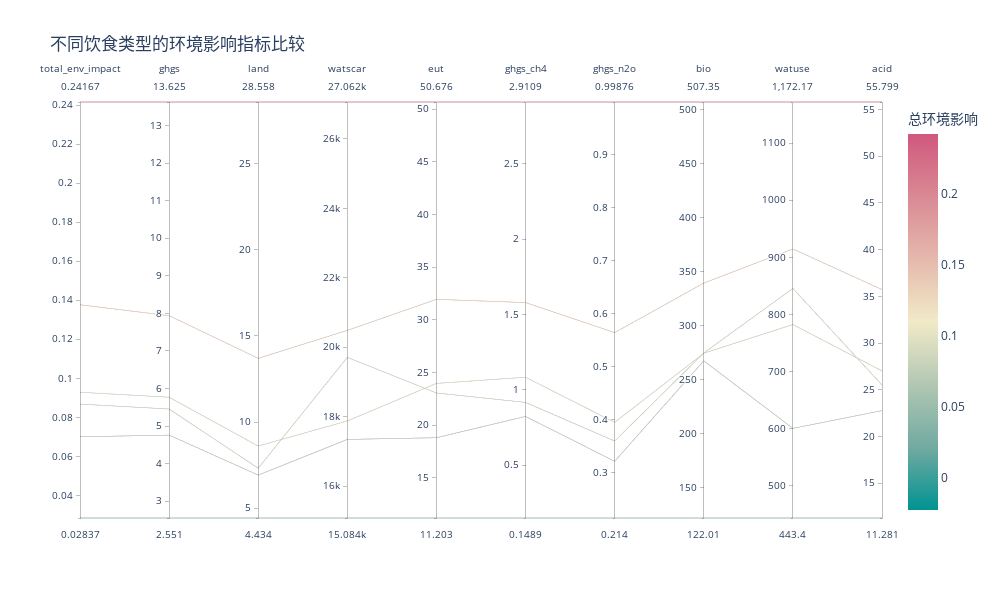

Notebook code for this chart:
### Markdown cell above
### 多环境指标的综合分析

### Code cell
# 准备平行坐标图数据
parallel_data = diet_impact.copy()

# 计算原始环境指标在各饮食类型间的平均值
# 选择需要展示的列
display_cols = ['diet_group', 'total_env_impact']
display_cols.extend([f'mean_{ind}' for ind in env_indicators])

# 创建平行坐标图
fig = px.parallel_coordinates(
    parallel_data,
    color="total_env_impact",
    dimensions=display_cols,
    color_continuous_scale=px.colors.diverging.Tealrose,
    color_continuous_midpoint=parallel_data['total_env_impact'].mean(),
    labels={col: col.replace('mean_', '') for col in display_cols if col.startswith('mean_')},
    title="不同饮食类型的环境影响指标比较"
)

# 布局优化
fig.update_layout(
    font=dict(size=12),
    height=600,
    width=1000,
    coloraxis_colorbar=dict(title="总环境影响")
)

fig.write_html("diet_environmental_parallel.html")
fig.show()

### Figure 1 — Plotly figure (JSON) as saved in the notebook; plotly's stock layout.template omitted (floating-point values rounded to 4 significant figures)
{"data": [{"dimensions": [{"label": "total_env_impact", "values": [0.08678, 0.1377, 0.2417, 0.09285, 0.02837, 0.07002]}, {"label": "ghgs", "values": [5.452, 7.937, 13.62, 5.767, 2.551, 4.758]}, {"label": "land", "values": [7.319, 13.69, 28.56, 8.608, 4.434, 6.922]}, {"label": "watscar", "values": [19710.0, 20490.0, 27060.0, 17880.0, 15080.0, 17350.0]}, {"label": "eut", "values": [23.07, 31.95, 50.68, 23.97, 11.2, 18.82]}, {"label": "ghgs_ch4", "values": [0.9163, 1.579, 2.911, 1.084, 0.1489, 0.8234]}, {"label": "ghgs_n2o", "values": [0.3592, 0.5637, 0.9988, 0.3944, 0.214, 0.321]}, {"label": "bio", "values": [274.9, 339.6, 507.3, 274.6, 122.0, 267.6]}, {"label": "watuse", "values": [845.6, 914.8, 1172.0, 782.3, 443.4, 600.4]}, {"label": "acid", "values": [25.52, 35.73, 55.8, 27.02, 11.28, 22.77]}], "domain": {"x": [0, 1], "y": [0, 1]}, "line": {"color": [0.08678, 0.1377, 0.2417, 0.09285, 0.02837, 0.07002], "coloraxis": "coloraxis"}, "name": "", "type": "parcoords"}], "layout": {"coloraxis": {"cmid": 0.1096, "colorbar": {"title": {"text": "总环境影响"}}, "colorscale": [[0, "rgb(0, 147, 146)"], [0.1667, "rgb(114, 170, 161)"], [0.3333, "rgb(177, 199, 179)"], [0.5, "rgb(241, 234, 200)"], [0.6667, "rgb(229, 185, 173)"], [0.8333, "rgb(217, 137, 148)"], [1, "rgb(208, 88, 126)"]]}, "font": {"size": 12}, "height": 600, "legend": {"tracegroupgap": 0}, "title": {"text": "不同饮食类型的环境影响指标比较"}, "width": 1000}}
